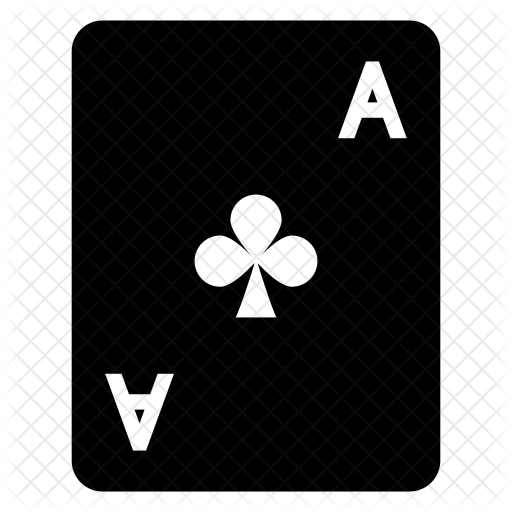
#> input picture BlackJackProject/assets/ace.png, 512 x 512 px, given in place of bjlogo.png, which was not available
$ python -i main.py   (imports and definitions only)
#> lines starting #> are read from the running program, lines starting #| are printed output that depends on the picture; pictures that were not available may be replaced by others from this repository, and a replacement may not be noted
#!/usr/bin/env python3
# -*- coding: utf-8 -*-
"""
Created on Thu Aug 23 11:07:57 2018

@author: Stian

"""

from tkinter import *
from PIL import Image,ImageFilter
from PIL import ImageTk


def mainApp():
    root = Tk()
    root.geometry('1280x780')
    root.configure(bg='green')

    root.grid_rowconfigure(1, weight=1)
    root.grid_columnconfigure(1, weight=1)

    myFrame = Frame(root,bg='red',width=1280, height=780)
    #Create Canvas
    canvas = Canvas(root,width=1280,height=700,bg='GRAY',highlightthickness=0)
    #Title of application
    root.title('BJ Boys')


    bjlogo2 =  Image.open('assets/bjlogo.png')
#> bjlogo2 is the input picture: PIL image 512x512 LA; mean R, G, B, A 14.2, 14.2, 14.2, 157.8
    pilImage = Image.open("assets/bjtable.png")
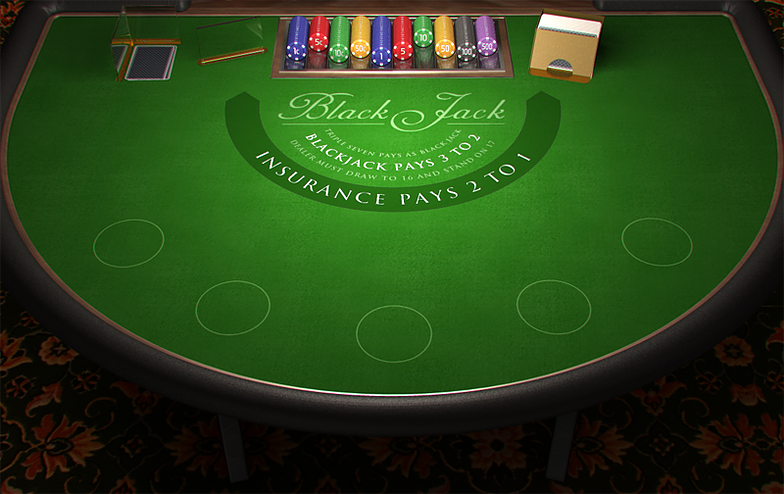
#> input picture BlackJackProject/assets/bjtable.png, 784 x 494 px
#> pilImage is the input picture: PIL image 784x494 RGBA; mean R, G, B, A 39.1, 68.3, 23.3, 254.9
    bjlogo = Image.open('assets/bjlogo.png')

    rez = pilImage.resize((1280,750))
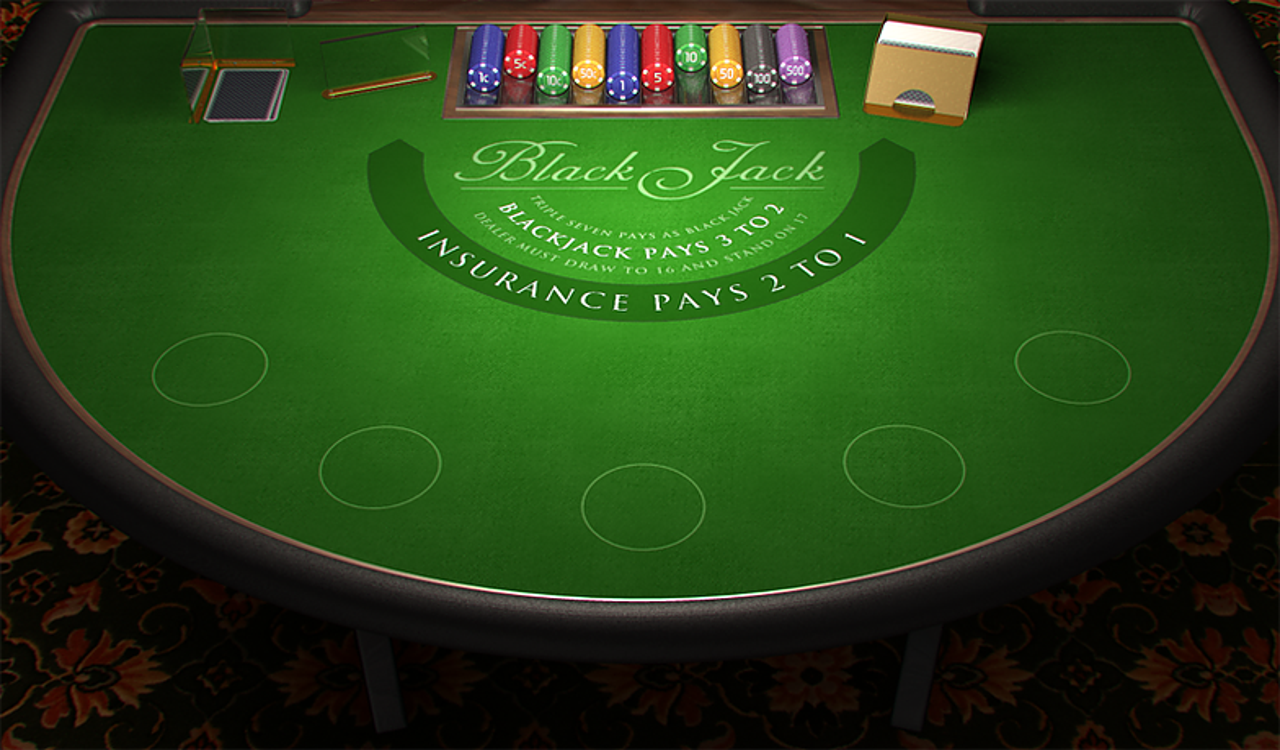
#> rez: PIL image 1280x750 RGBA; mean R, G, B, A 39.1, 68.3, 23.3, 254.9; transparent parts drawn white
    rezbjlogo = bjlogo.resize((250,175))
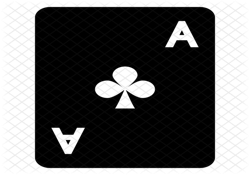
#> rezbjlogo: PIL image 250x175 LA; mean R, G, B, A 20.5, 20.5, 20.5, 157.9; transparent parts drawn white

    imagebjbg = ImageTk.PhotoImage(rez,master=root)
    imagebjlogo = ImageTk.PhotoImage(rezbjlogo,master=root)

    cardPath = Image.open('assets/cards/s13.png')
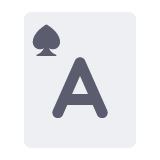
#> input picture BlackJackProject/assets/cards/s13.png, 160 x 160 px
#> cardPath is the input picture: PIL image 160x160 RGBA; mean R, G, B, A 232.5, 233.7, 236.6, 151.3
    resCard = cardPath.resize((100,100))
    CardVar = ImageTk.PhotoImage(resCard,master=root)

#> (the run stopped early here; a loop or call above may not have finished)
